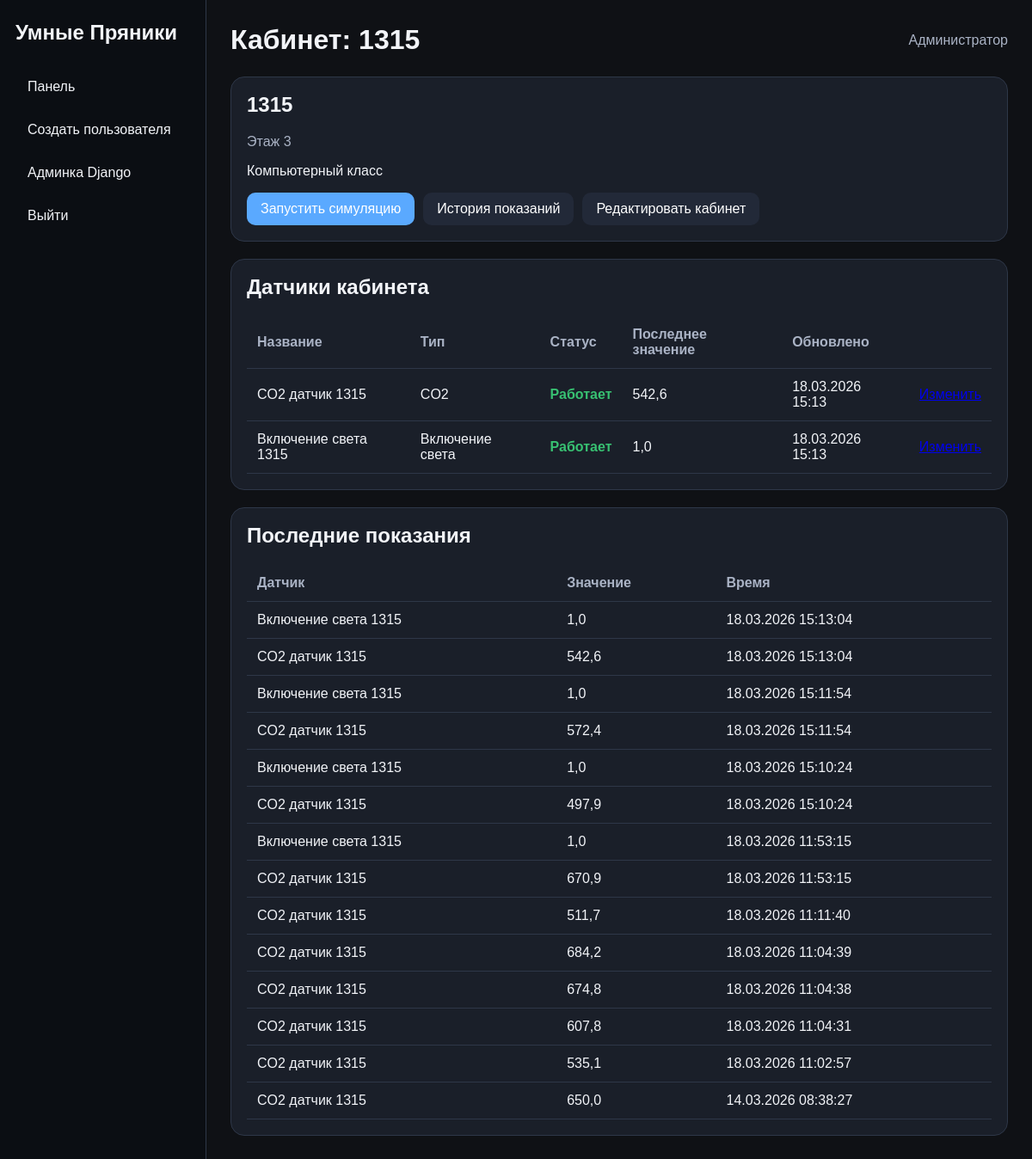
The app's page /dashboard/room/1/ (signed in) with its own data.
### university/models.py (models this page shows, shortened)
class Room(models.Model):
    name = models.CharField("Название кабинета", max_length=50)
    floor = models.IntegerField("Этаж")
    chairs = models.IntegerField("Количество стульев", default=0)
    desks = models.IntegerField("Количество парт", default=0)
    computers = models.IntegerField("Количество компьютеров", default=0)
    windows = models.IntegerField("Количество окон", default=0)
    conditioners = models.IntegerField("Количество кондиционеров", default=0)
    description = models.TextField("Описание кабинета", blank=True)
    class Meta:
        verbose_name = "Кабинет"
        verbose_name_plural = "Кабинеты"

class Sensor(models.Model):
    STATUS_CHOICES = [
        ("active", "Работает"),
        ("error", "Ошибка"),
        ("disabled", "Выключен"),
    ]
    room = models.ForeignKey(Room, verbose_name="Кабинет", on_delete=models.CASCADE)
    sensor_type = models.ForeignKey(SensorType, verbose_name="Тип датчика", on_delete=models.CASCADE)
    name = models.CharField("Название датчика", max_length=100)
    status = models.CharField("Статус", max_length=20, choices=STATUS_CHOICES, default="active")
    last_value = models.FloatField("Последнее значение", null=True, blank=True)
    last_updated = models.DateTimeField("Время последнего обновления", auto_now=True)
    class Meta:
        verbose_name = "Датчик"
        verbose_name_plural = "Датчики"

class SensorType(models.Model):
    name = models.CharField("Название типа датчика", max_length=100)
    class Meta:
        verbose_name = "Тип датчика"
        verbose_name_plural = "Типы датчиков"

class SensorData(models.Model):
    sensor = models.ForeignKey(Sensor, verbose_name="Датчик", on_delete=models.CASCADE)
    value = models.FloatField("Значение")
    created_at = models.DateTimeField("Время записи", auto_now_add=True)
    class Meta:
        verbose_name = "Показание датчика"
        verbose_name_plural = "Показания датчиков"
        ordering = ('-created_at',)

### university/views.py (the view)
# urls.py: path("dashboard/room/<int:room_id>/", views.room_detail, name="room_detail"),
@moderator_or_admin_required
def room_detail(request, room_id):
    room = get_object_or_404(
        Room.objects.prefetch_related("sensor_set__sensor_type"),
        pk=room_id,
    )
    sensors = room.sensor_set.all()
    latest_data = SensorData.objects.filter(sensor__room=room).select_related("sensor")[:20]
    context = {
        "room": room,
        "sensors": sensors,
        "latest_data": latest_data,
        "title": f"Кабинет: {room.name}",
    }
    return render(request, "dashboard/room_detail.html", context)

### university/templates/dashboard/room_detail.html
{% extends "dashboard/base.html" %}
{% block content %}
<div class="card">
    <h2>{{ room.name }}</h2>
    <p class="muted">Этаж {{ room.floor }}</p>
    <p>{{ room.description }}</p>
    <div class="actions">
        <a class="btn" href="{% url 'university:room_simulate' room.id %}">Запустить симуляцию</a>
        <a class="btn btn-secondary" href="{% url 'university:room_history' room.id %}">История показаний</a>
        <a class="btn btn-secondary" href="/admin/university/room/{{ room.id }}/change/">Редактировать кабинет</a>
    </div>
</div>
<div class="card" style="margin-top: 20px;">
    <h2>Датчики кабинета</h2>
    <table>
        <thead>
            <tr>
                <th>Название</th>
                <th>Тип</th>
                <th>Статус</th>
                <th>Последнее значение</th>
                <th>Обновлено</th>
                <th></th>
            </tr>
        </thead>
        <tbody>
            {% for sensor in sensors %}
                <tr>
                    <td>{{ sensor.name }}</td>
                    <td>{{ sensor.sensor_type.name }}</td>
                    <td>
                        {% if sensor.status == "active" %}
                            <span class="status-active">Работает</span>
                        {% elif sensor.status == "error" %}
                            <span class="status-error">Ошибка</span>
                        {% else %}
                            <span class="status-disabled">Выключен</span>
                        {% endif %}
                    </td>
                    <td>{{ sensor.last_value|default:"—" }}</td>
                    <td>{{ sensor.last_updated|date:"d.m.Y H:i" }}</td>
                    <td>
                        <a href="/admin/university/sensor/{{ sensor.id }}/change/">Изменить</a>
                    </td>
                </tr>
            {% empty %}
                <tr>
                    <td colspan="6">У этого кабинета пока нет датчиков.</td>
                </tr>
            {% endfor %}
        </tbody>
    </table>
</div>
<div class="card" style="margin-top: 20px;">
    <h2>Последние показания</h2>
    <table>
        <thead>
            <tr>
                <th>Датчик</th>
                <th>Значение</th>
                <th>Время</th>
            </tr>
        </thead>
        <tbody>
            {% for item in latest_data %}
                <tr>
                    <td>{{ item.sensor.name }}</td>
                    <td>{{ item.value }}</td>
                    <td>{{ item.created_at|date:"d.m.Y H:i:s" }}</td>
                </tr>
            {% empty %}
                <tr>
                    <td colspan="3">История пока пустая.</td>
                </tr>
            {% endfor %}
        </tbody>
    </table>
</div>
{% endblock %}

### university/templates/dashboard/base.html (style rules this page uses)
:root { --bg: #0f1115; --card: #1a1f29; --card-2: #222938; --text: #f2f4f8; --muted: #aab3c5; --accent: #5aa9ff; --ok: #38c172; --warn: #f2c94c; --bad: #ff6b6b; --border: #2e3748; }
* { box-sizing: border-box; }
body { margin: 0; font-family: Arial, sans-serif; background: var(--bg); color: var(--text); }
.card { background: var(--card); border: 1px solid var(--border); border-radius: 16px; padding: 18px; }
.card h3, .card h2, .card h1 { margin-top: 0; }
.muted { color: var(--muted); }
.btn { display: inline-block; padding: 10px 16px; border-radius: 10px; background: var(--accent); color: white; text-decoration: none; border: none; cursor: pointer; }
.btn-secondary { background: var(--card-2); }
.actions { display: flex; gap: 10px; flex-wrap: wrap; margin-top: 12px; }
table { width: 100%; border-collapse: collapse; margin-top: 14px; }
th, td { padding: 12px; border-bottom: 1px solid var(--border); text-align: left; }
th { color: var(--muted); }
.status-active { color: var(--ok); font-weight: 700; }

### records on screen
Room: name "1315", floor "3", description "Компьютерный класс"
Sensor: name "CO2 датчик 1315", sensor_type.name "CO2", status "Работает", last_value "542,6", last_updated "18.03.2026 15:13"
Sensor: name "Включение света 1315", sensor_type.name "Включение света", status "Работает", last_value "1,0", last_updated "18.03.2026 15:13"
SensorData: sensor.name "Включение света 1315", value "1,0", created_at "18.03.2026 15:13:04"
SensorData: sensor.name "CO2 датчик 1315", value "542,6", created_at "18.03.2026 15:13:04"
SensorData: sensor.name "Включение света 1315", value "1,0", created_at "18.03.2026 15:11:54"
SensorData: sensor.name "CO2 датчик 1315", value "572,4", created_at "18.03.2026 15:11:54"
SensorData: sensor.name "Включение света 1315", value "1,0", created_at "18.03.2026 15:10:24"
SensorData: sensor.name "CO2 датчик 1315", value "497,9", created_at "18.03.2026 15:10:24"
SensorData: sensor.name "Включение света 1315", value "1,0", created_at "18.03.2026 11:53:15"
SensorData: sensor.name "CO2 датчик 1315", value "670,9", created_at "18.03.2026 11:53:15"
SensorData: sensor.name "CO2 датчик 1315", value "511,7", created_at "18.03.2026 11:11:40"
SensorData: sensor.name "CO2 датчик 1315", value "684,2", created_at "18.03.2026 11:04:39"
SensorData: sensor.name "CO2 датчик 1315", value "674,8", created_at "18.03.2026 11:04:38"
SensorData: sensor.name "CO2 датчик 1315", value "607,8", created_at "18.03.2026 11:04:31"
SensorData: sensor.name "CO2 датчик 1315", value "535,1", created_at "18.03.2026 11:02:57"
SensorData: sensor.name "CO2 датчик 1315", value "650,0", created_at "14.03.2026 08:38:27"

### other values on screen
{{ title|default:"Панель администратора" }} "Кабинет: 1315"
